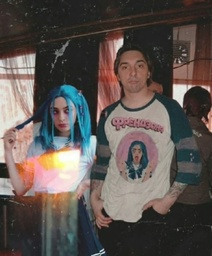
#> input picture LR3/test.jpg, 212 x 256 px, shrunk from 601 x 726 before the run
$ python FullLab.py
#> lines starting #> are read from the running program, lines starting #| are printed output that depends on the picture
import cv2
import numpy as np


def BlurFuss():
    img = cv2.imread("test.jpg", cv2.IMREAD_GRAYSCALE)
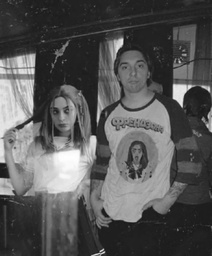
#> img: shape (256, 212); min 19, max 255, mean 85.9

    #  размер ядра фильтра и стандартное отклонение
    kernel_size = 5
    standard_deviation = 100

    imgBlur1 = GaussBlur(img, kernel_size, standard_deviation)
    imgWithNoise1 = addGaussianNoise(imgBlur1, mean = 0, standard_deviation = 25)
    cv2.imshow(str(kernel_size) + 'x' + str(kernel_size) + ' and deviation ' + str(standard_deviation), imgWithNoise1)

    # другие параметры
    kernel_size = 11
    standard_deviation = 50

    imgBlur2 = GaussBlur(img, kernel_size, standard_deviation)
    imgWithNoise2 = addGaussianNoise(imgBlur2, mean = 0, standard_deviation = 10)
    #cv2.imshow(str(kernel_size)+'x'+str(kernel_size) + ' and deviation ' + str(standard_deviation), imgWithNoise2)

    imgBlurOpenCV = cv2.GaussianBlur(img, (kernel_size, kernel_size), standard_deviation)

    cv2.imshow('img', img)
    #cv2.imshow('OpenCV_blur', imgBlurOpenCV)
    cv2.waitKey(0)

def GaussBlur(img, kernel_size, standard_deviation):
#> called with kernel_size = 5, standard_deviation = 100
    kernel = np.ones((kernel_size, kernel_size))
    a = b = (kernel_size + 1) // 2

    # Строим матрицу свёртки
    for i in range(kernel_size):
        for j in range(kernel_size):
            kernel[i, j] = gauss(i, j, standard_deviation, a, b)

    print(kernel)
    print("//////////")
    # нормализуем для сохранения яркости изображения
    sum = 0
    for i in range(kernel_size):
        for j in range(kernel_size):
            sum += kernel[i, j]

    for i in range(kernel_size):
        for j in range(kernel_size):
            kernel[i, j] /= sum

    print(kernel)

    # проходим через внутренние пиксели изображения и выполняем операцию свертки между изображением и ядром.
    # Каждый пиксель изображения умножается на соответствующее значение в ядре, а затем суммируется
    imgBlur = img.copy()
    x_start = kernel_size // 2
    y_start = kernel_size // 2
    for i in range(x_start, imgBlur.shape[0] - x_start):
        for j in range(y_start, imgBlur.shape[1] - y_start):
            # операция свёртки
            val = 0
            for k in range(-(kernel_size // 2), kernel_size // 2 + 1):
                for l in range(-(kernel_size // 2), kernel_size // 2 + 1):
                    val += img[i + k, j + l] * kernel[k + (kernel_size // 2), l + (kernel_size // 2)]
            imgBlur[i, j] = val
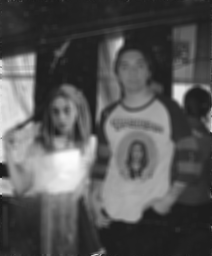
#> imgBlur: shape (256, 212); min 24, max 253, mean 85.5

    return imgBlur

# коорд.пикселя, станд.откл, координаты центра ядра
def gauss(x, y, omega, a, b):
    omega2 = 2 * omega ** 2

    m1 = 1 / (np.pi * omega2)
    m2 = np.exp(-((x-a) ** 2 + (y-b) ** 2) / omega2)

    return m1 * m2

def addGaussianNoise(image, mean = 0, standard_deviation = 25):
#> called with mean = 0, standard_deviation = 25
    height, width = image.shape
#> height = 256; width = 212

    gauss_noise = np.random.normal(mean, standard_deviation, (height, width))
    noisy_image = np.clip(image + gauss_noise, 0, 255).astype(np.uint8)
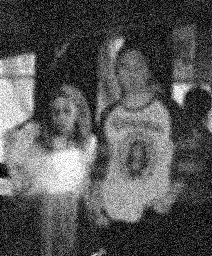
#> noisy_image: shape (256, 212); min 0, max 255, mean 85.2

    return noisy_image

BlurFuss()
#> call 2 of GaussBlur, with kernel_size = 11, standard_deviation = 50
#> after the loop in GaussBlur (call 2), `for i in range(x_start, imgBlur.shape[0] - x_start):`:
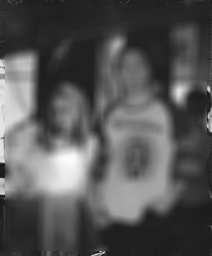
#> imgBlur: shape (256, 212); min 21, max 251, mean 85.5
#> call 2 of addGaussianNoise, with mean = 0, standard_deviation = 10
#> in addGaussianNoise (call 2), `noisy_image = np.clip(image + gauss_noise, 0, 255).astype(np.uint8)`:
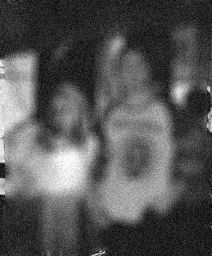
#> noisy_image: shape (256, 212); min 0, max 255, mean 85.1
